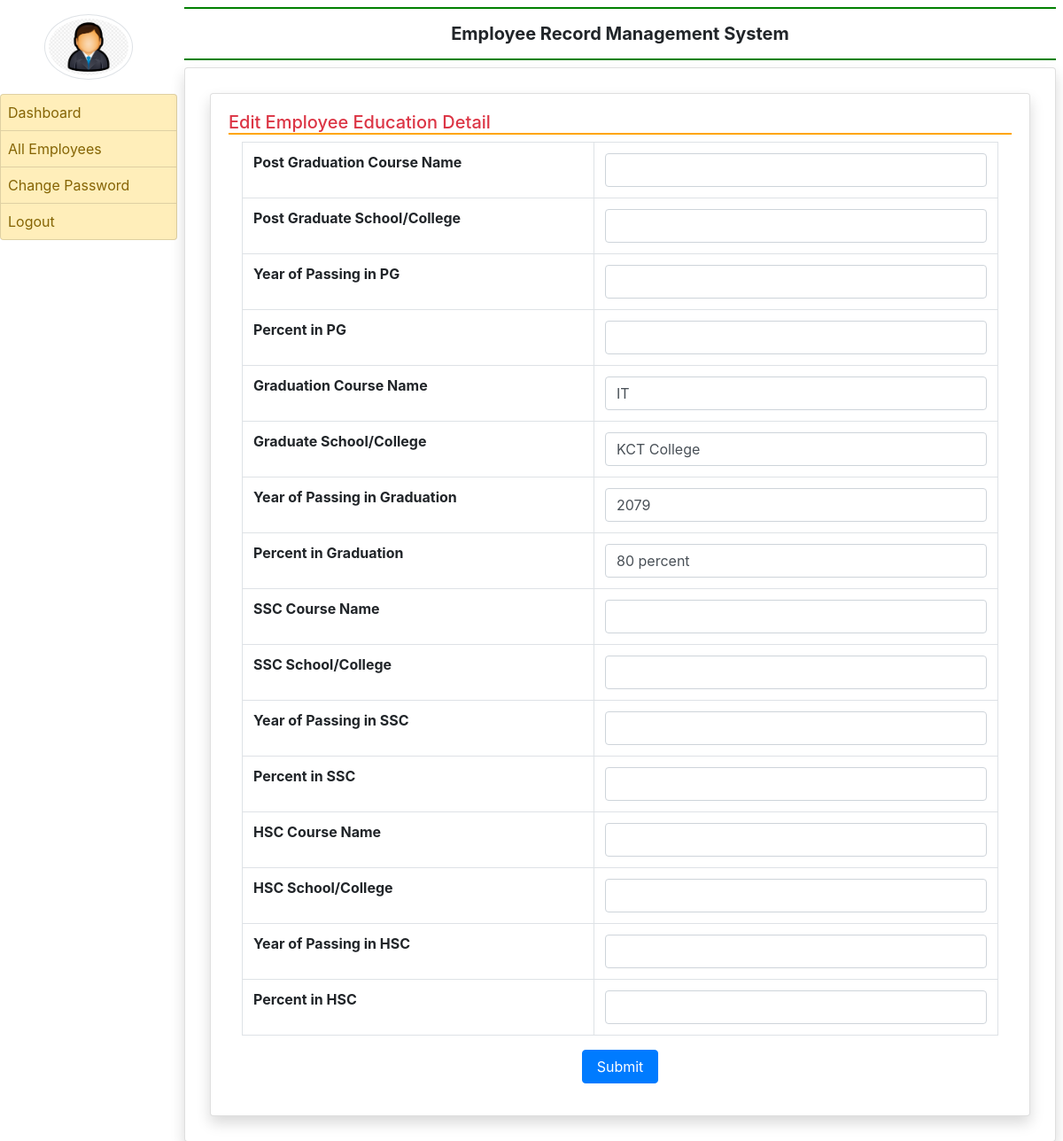
Screenshot of /edit_education/4 (signed in) with the database file from the repository.
### employee/models.py (models this page shows)
class EmployeeEducation(models.Model):
    user = models.ForeignKey(User,on_delete=models.CASCADE)
    coursepg = models.CharField(max_length=100,null=True)
    schoolclgpg = models.CharField(max_length=200,null=True)
    yearofpassingpg = models.CharField(max_length=200,null=True)
    percentagepg = models.CharField(max_length=30,null=True)
    coursegra = models.CharField(max_length=100, null=True)
    schoolclggra = models.CharField(max_length=200, null=True)
    yearofpassinggra = models.CharField(max_length=200, null=True)
    percentagegra = models.CharField(max_length=30, null=True)
    coursessc = models.CharField(max_length=100, null=True)
    schoolclgssc = models.CharField(max_length=200, null=True)
    yearofpassingssc = models.CharField(max_length=200, null=True)
    percentagessc = models.CharField(max_length=30, null=True)
    coursehsc = models.CharField(max_length=100, null=True)
    schoolclghsc = models.CharField(max_length=200, null=True)
    yearofpassinghsc = models.CharField(max_length=200, null=True)
    percentagehsc = models.CharField(max_length=30, null=True)
    def __str__(self):
        return self.user.username

### employee/views.py (the view, shortened to what this page needs)
# urls.py: path('edit_education/<int:pid>', edit_education, name='edit_education'),
def edit_education(request,pid):
    if not request.user.is_authenticated:
        return redirect('emp_login')
    error = ""
    user = User.objects.get(id=pid)
    education = EmployeeEducation.objects.get(user=user)
    print(education)
    return render(request, 'edit_education.html',{'education': education})

### employee/templates/edit_education.html (shortened to what this page needs)
{% extends 'admin_base.html' %}
{% block main %}
<div class="card shadow m-2">
    <div class="card-body">
        <h5 class="'p-2 text-danger" style="border-bottom :2px solid orange">Edit Employee Education Detail </h5>
        <div class="container-fluid">
            <form method="post">
            <table class="table table-bordered">
                <tr>
                    <th>Post Graduation Course Name</th>
                    <td><input type="text" name="coursepg" class="form-control" value="{{education.coursepg}}"></td>
                </tr>
                <tr>
                    <th>Post Graduate School/College</th>
                    <td><input type="text" name="schoolclgpg" class="form-control" value="{{education.schoolclgpg}}"></td>
                </tr>
                <tr>
                    <th>Year of Passing in PG</th>
                    <td><input type="text" name="yearofpassingpg" class="form-control" value="{{education.yearofpassingpg}}"></td>
                </tr>
                <tr>
                    <th>Percent in PG</th>
                    <td><input type="text" name="percentagepg" class="form-control" value="{{education.percentagepg}}"></td>
                </tr>
                <tr>
                    <th>Graduation Course Name</th>
                    <td><input type="text" name="coursegra" class="form-control" value="{{education.coursegra}}"></td>
                </tr>
                <tr>
                    <th>Graduate School/College</th>
                    <td><input type="text" name="schoolclggra" class="form-control" value="{{education.schoolclggra}}"></td>
                </tr>
                <tr>
                    <th>Year of Passing in Graduation</th>
                    <td><input type="text" name="yearofpassinggra" class="form-control" value="{{education.yearofpassinggra}}"></td>
                </tr>
                <tr>
                    <th>Percent in Graduation</th>
                    <td><input type="text" name="percentagegra" class="form-control" value="{{education.percentagegra}}"></td>
                </tr>
                <tr>
                    <th>SSC Course Name</th>
                    <td><input type="text" name="coursessc" class="form-control" value="{{education.coursessc}}"></td>
                </tr>
                <tr>
                    <th>SSC School/College</th>
                    <td><input type="text" name="schoolclgssc" class="form-control" value="{{education.schoolclgssc}}"></td>
                </tr>
                <tr>
                    <th>Year of Passing in SSC</th>
                    <td><input type="text" name="yearofpassingssc" class="form-control" value="{{education.yearofpassingssc}}"></td>
                </tr>
                <tr>
                    <th>Percent in SSC</th>
                    <td><input type="text" name="percentagessc" class="form-control" value="{{education.percentagessc}}"></td>
                </tr>
                <tr>
                    <th>HSC Course Name</th>
                    <td><input type="text" name="coursehsc" class="form-control" value="{{education.coursehsc}}"></td>
                </tr>
                <tr>
                    <th>HSC School/College</th>
                    <td><input type="text" name="schoolclghsc" class="form-control" value="{{education.schoolclghsc}}"></td>
                </tr>
                <tr>
                    <th>Year of Passing in HSC</th>
                    <td><input type="text" name="yearofpassinghsc" class="form-control" value="{{education.yearofpassinghsc}}"></td>
                </tr>
                <tr>
                    <th>Percent in HSC</th>
                    <td><input type="text" name="percentagehsc" class="form-control" value="{{education.percentagehsc}}"></td>
                </tr>
            </table>
                <center><input type="submit" value="Submit" class="btn btn-primary px-3"></center>
                </form>
        </div>
    </div>
</div>
{% endblock %}

### rows the page displays
EmployeeEducation: coursegra "IT", schoolclggra "KCT College", yearofpassinggra "2079", percentagegra "80 percent"
